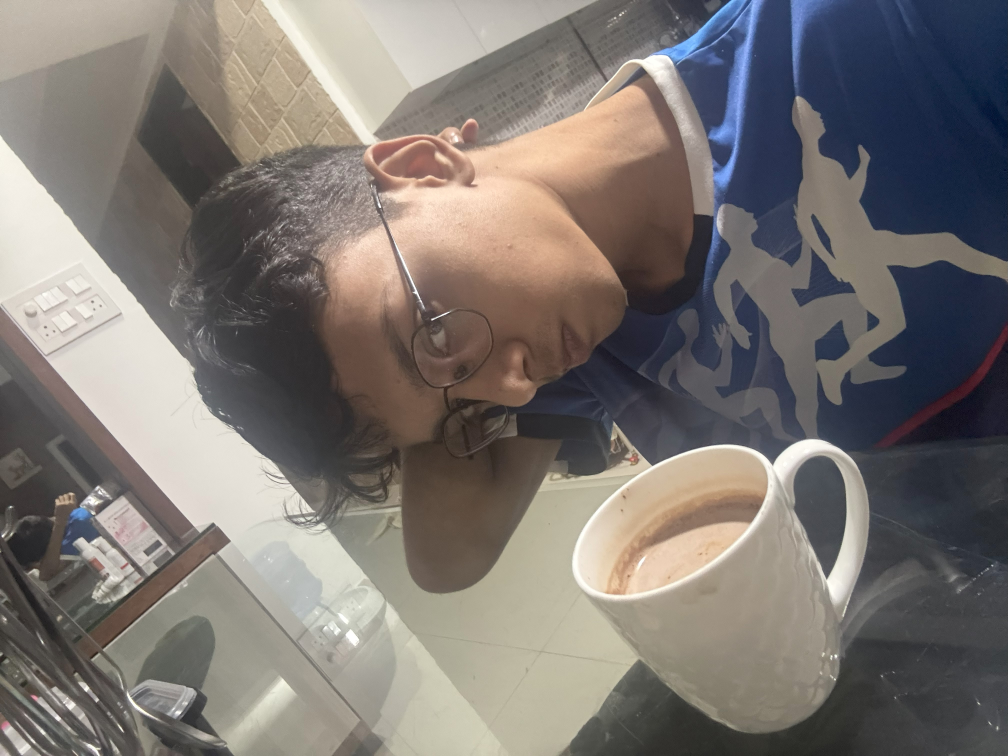
#> input picture me at night.jpg, 4032 x 3024 px (shown at 1/4 size)
$ python -i feature_extractor.py   (imports and definitions only)   (older library calls are emulated)
#> lines starting #> are read from the running program, lines starting #| are printed output that depends on the picture
import numpy as np
import cv2
from pathlib import Path
from scipy import stats
from skimage.feature import local_binary_pattern
from skimage.measure import shannon_entropy

TARGET_SIZE = (384, 512)
feature_names = ["mean_luminance", "std_luminance", "skewness_luminance", "kurtosis_luminance",
                 "entropy_luminance", "median_luminance", "colorfulness", "mean_saturation",
                 "laplacian_variance", "tenengrad", "canny_edge_ratio", "lbp_uniformity",
                 "noise_std_estimate", "blockiness_energy", "rms_contrast", "percentile_contrast",
                 "low_freq_energy", "mid_freq_energy", "high_freq_energy"]

def extract_features(image_path: str | Path) -> np.ndarray:
#> called with image_path = 'me at night.jpg'
    bgr = cv2.imread(str(Path(image_path)), cv2.IMREAD_COLOR)
#> bgr is the input picture: shape (3024, 4032, 3); mean B, G, R 113.6, 117.7, 123.6
    if bgr is None:
        raise ValueError(f"Unable to read: {image_path}")

    rgb = cv2.cvtColor(bgr, cv2.COLOR_BGR2RGB)
    if rgb.shape[:2] != TARGET_SIZE:
        rgb = cv2.resize(rgb, (TARGET_SIZE[1], TARGET_SIZE[0]), interpolation=cv2.INTER_AREA)
#> rgb: shape (384, 512, 3)

    rgb = rgb.astype(np.float32) / 255.0
    gray = cv2.cvtColor((rgb * 255).astype(np.uint8), cv2.COLOR_RGB2GRAY).astype(np.float32) / 255.0
    features = []

    flat = gray.flatten()
    features.extend([np.mean(flat), np.std(flat), stats.skew(flat), stats.kurtosis(flat), shannon_entropy(gray), np.median(flat)])

    r, g, b = rgb[:, :, 0], rgb[:, :, 1], rgb[:, :, 2]
    rg, yb = r - g, 0.5 * (r + g) - b
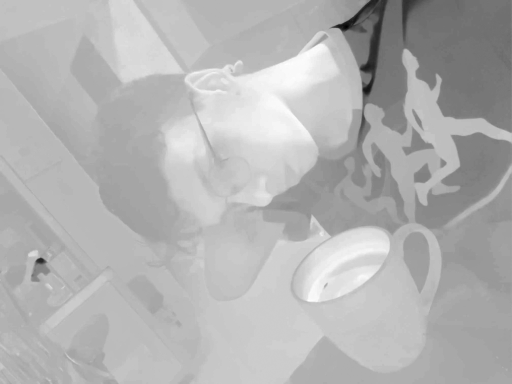
#> yb: shape (384, 512) float32; min -0.461, max 0.235, mean 0.0277; drawn with min black and max white
    colorfulness = np.sqrt(np.std(rg)**2 + np.std(yb)**2) + 0.3 * np.sqrt(np.mean(rg)**2 + np.mean(yb)**2)
#> colorfulness = 0.107
    hsv = cv2.cvtColor((rgb * 255).astype(np.uint8), cv2.COLOR_RGB2HSV)
#> hsv: shape (384, 512, 3); mean H, S, V 45.6, 48.2, 129.8
    features.extend([colorfulness, np.mean(hsv[:, :, 1].astype(float)) / 255.0])

    gray_uint8 = (gray * 255).astype(np.uint8)
    laplacian = cv2.Laplacian(gray_uint8, cv2.CV_64F)
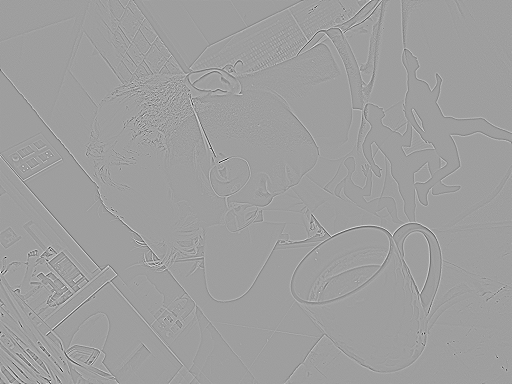
#> laplacian: shape (384, 512) float64; min -409, max 248, mean 0; drawn with min black and max white
    grad_x = cv2.Sobel(gray_uint8, cv2.CV_64F, 1, 0, ksize=3)
    grad_y = cv2.Sobel(gray_uint8, cv2.CV_64F, 0, 1, ksize=3)
    features.extend([float(np.var(laplacian)), float(np.mean(np.sqrt(grad_x**2 + grad_y**2)))])

    edges = cv2.Canny(gray_uint8, 50, 150)
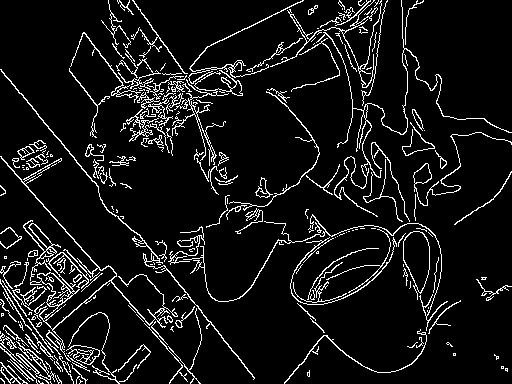
#> edges: shape (384, 512); 8.4% white in thin lines or dots
    lbp = local_binary_pattern(gray, P=8, R=1, method="uniform")
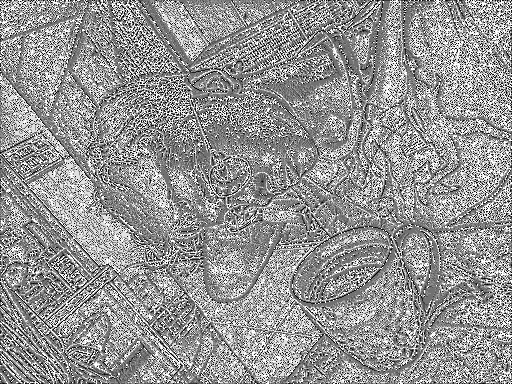
#> lbp: shape (384, 512) float64; min 0, max 9, mean 5.23; drawn with min black and max white
    lbp_hist, _ = np.histogram(lbp.ravel(), bins=10, range=(0, 9), density=True)
#> lbp_hist = [0.0429, 0.0654, 0.0369, 0.125, 0.188, 0.18, 0.0861, 0.0996, 0.158, 0.13]
    lbp_hist += 1e-10
    features.extend([float(np.sum(edges > 0) / edges.size), float(-np.sum(lbp_hist * np.log(lbp_hist)))])

    blurred = cv2.GaussianBlur(gray, (5, 5), 1.0)
    residual = gray - blurred
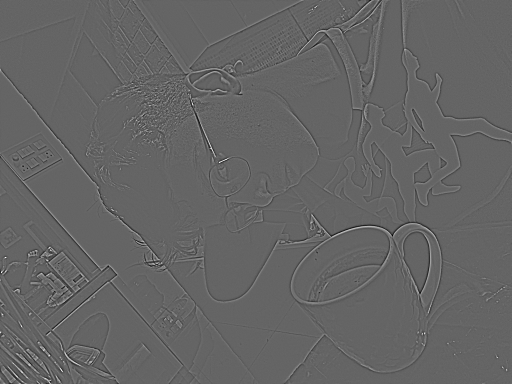
#> residual: shape (384, 512) float32; min -0.234, max 0.357, mean -6.38e-06; drawn with min black and max white
    features.append(float(np.median(np.abs(residual - np.median(residual))) * 1.4826))

    h, w = gray.shape
#> h = 384; w = 512
    block_vars, neighbor_vars = [], []
    for i in range(0, h - 16, 8):
        for j in range(0, w - 16, 8):
            if i + 16 < h and j + 8 < w:
                block_vars.append(np.var(gray[i:i+8, j:j+8]))
                neighbor_vars.append(np.var(gray[i+8:i+16, j:j+8]))
#> after the loop, block_vars = 2852 values, max 0.0704 at index 2161, min 2.46e-06 at index 1311, mean 0.00374; neighbor_vars = 2852 values, max 0.0704 at index 2099, min 2.46e-06 at index 1249, mean 0.00381
    features.append(float(np.abs(np.mean(block_vars) - np.mean(neighbor_vars)) if block_vars else 0.0))

    mean_gray = np.mean(gray)
#> mean_gray = 0.467
    features.extend([float(np.sqrt(np.mean((gray - mean_gray)**2))), float(np.percentile(gray, 90) - np.percentile(gray, 10))])

    center_size = min(64, h // 2, w // 2)
#> center_size = 64
    if center_size >= 8:
        center_h, center_w = h // 2, w // 2
#> center_h = 192; center_w = 256
        crop = gray[center_h - center_size//2:center_h + center_size//2, center_w - center_size//2:center_w + center_size//2]
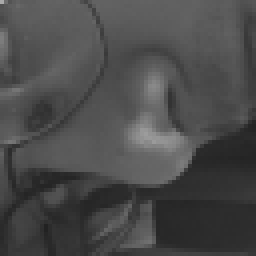
#> crop: shape (64, 64) float32 (shown 4 times larger); min 0.133, max 0.671, mean 0.292
        dct_abs = np.abs(cv2.dct(crop.astype(np.float32)))
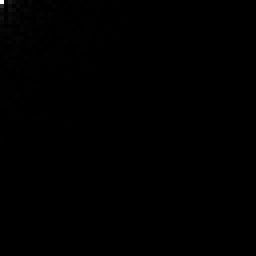
#> dct_abs: shape (64, 64) float32 (shown 4 times larger); min 4.99e-06, max 18.68, mean 0.0302; drawn with min black and max white
        size, third = dct_abs.shape[0], max(1, dct_abs.shape[0] // 3)
#> size = 64; third = 21
        low = np.mean(dct_abs[:third, :third])
#> low = 0.166
        mid = np.mean(dct_abs[third:2*third, third:2*third]) if 2*third <= size else 0.0
#> mid = 0.0142
        high = np.mean(dct_abs[2*third:, 2*third:]) if 2*third < size else 0.0
#> high = 0.0053
        features.extend([float(low), float(mid), float(high)])
    else:
        features.extend([0.0, 0.0, 0.0])

    return np.array(features, dtype=np.float32)

>>> result = extract_features('me at night.jpg')
#> result = 19 values, max 432.4 at index 8, min -1.08 at index 3, mean 25.4

$ run again, on I02_01_03.png
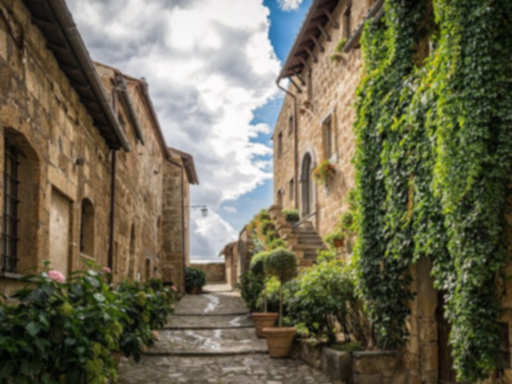
#> input picture I02_01_03.png, 512 x 384 px
#> in extract_features, bgr is the input picture: shape (384, 512, 3); mean B, G, R 82, 104.6, 108.6
#> colorfulness = 0.147
#> hsv: shape (384, 512, 3); mean H, S, V 37.4, 95.4, 114.2
#> in extract_features, `edges = cv2.Canny(gray_uint8, 50, 150)`:
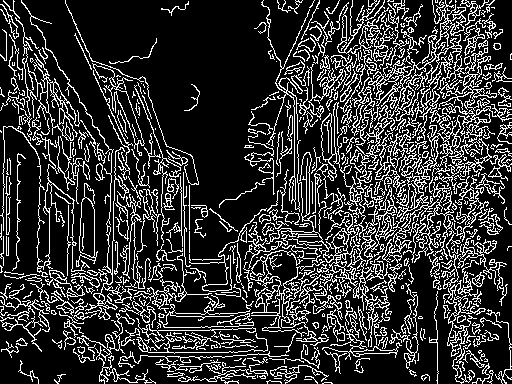
#> edges: shape (384, 512); 20.5% white in thin lines or dots
#> lbp_hist = [0.0195, 0.0437, 0.0547, 0.169, 0.371, 0.22, 0.0811, 0.0503, 0.0472, 0.0542]
#> after the loop in extract_features, `for i in range(0, h - 16, 8):`: block_vars = 2852 values, max 0.0557 at index 1074, min 3.6e-06 at index 208, mean 0.00612; neighbor_vars = 2852 values, max 0.0557 at index 1012, min 3.6e-06 at index 146, mean 0.0061
#> mean_gray = 0.405
#> in extract_features, `crop = gray[center_h - center_size//2:center_h + center_size//2, cente..`:
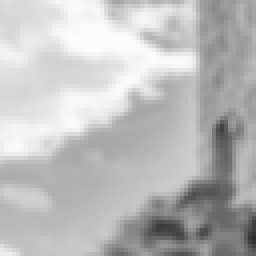
#> crop: shape (64, 64) float32 (shown 4 times larger); min 0.176, max 0.988, mean 0.737
#> low = 0.297
#> mid = 0.00655
#> high = 0.00109
#> result = 19 values, max 200.6 at index 8, min -0.6 at index 3, mean 15.27
